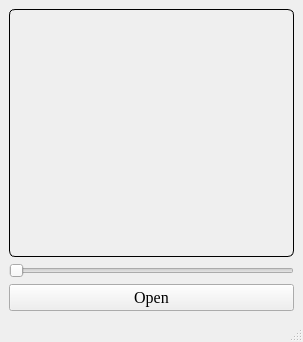
<?xml version="1.0" encoding="UTF-8"?>
<ui version="4.0">
 <class>MainWindow</class>
 <widget class="QMainWindow" name="MainWindow">
  <property name="geometry">
   <rect>
    <x>0</x>
    <y>0</y>
    <width>303</width>
    <height>342</height>
   </rect>
  </property>
  <property name="windowTitle">
   <string>MainWindow</string>
  </property>
  <widget class="QWidget" name="centralwidget">
   <layout class="QGridLayout" name="gridLayout">
    <item row="0" column="0">
     <layout class="QVBoxLayout" name="verticalLayout">
      <item>
       <widget class="QLabel" name="usersPicture">
        <property name="sizePolicy">
         <sizepolicy hsizetype="Preferred" vsizetype="Expanding">
          <horstretch>0</horstretch>
          <verstretch>0</verstretch>
         </sizepolicy>
        </property>
        <property name="styleSheet">
         <string notr="true">border: 1px solid black; 
border-radius: 6px;</string>
        </property>
        <property name="text">
         <string/>
        </property>
        <property name="pixmap">
         <pixmap>../cat.jpg</pixmap>
        </property>
        <property name="scaledContents">
         <bool>true</bool>
        </property>
        <property name="alignment">
         <set>Qt::AlignCenter</set>
        </property>
       </widget>
      </item>
      <item>
       <widget class="QSlider" name="slider">
        <property name="sizePolicy">
         <sizepolicy hsizetype="Expanding" vsizetype="Fixed">
          <horstretch>0</horstretch>
          <verstretch>0</verstretch>
         </sizepolicy>
        </property>
        <property name="orientation">
         <enum>Qt::Horizontal</enum>
        </property>
       </widget>
      </item>
      <item>
       <widget class="QPushButton" name="pushButton">
        <property name="font">
         <font>
          <family>Times New Roman</family>
          <pointsize>12</pointsize>
         </font>
        </property>
        <property name="text">
         <string>Open</string>
        </property>
       </widget>
      </item>
     </layout>
    </item>
   </layout>
  </widget>
  <widget class="QMenuBar" name="menubar">
   <property name="geometry">
    <rect>
     <x>0</x>
     <y>0</y>
     <width>303</width>
     <height>25</height>
    </rect>
   </property>
  </widget>
  <widget class="QStatusBar" name="statusbar"/>
 </widget>
 <resources/>
 <connections/>
</ui>
